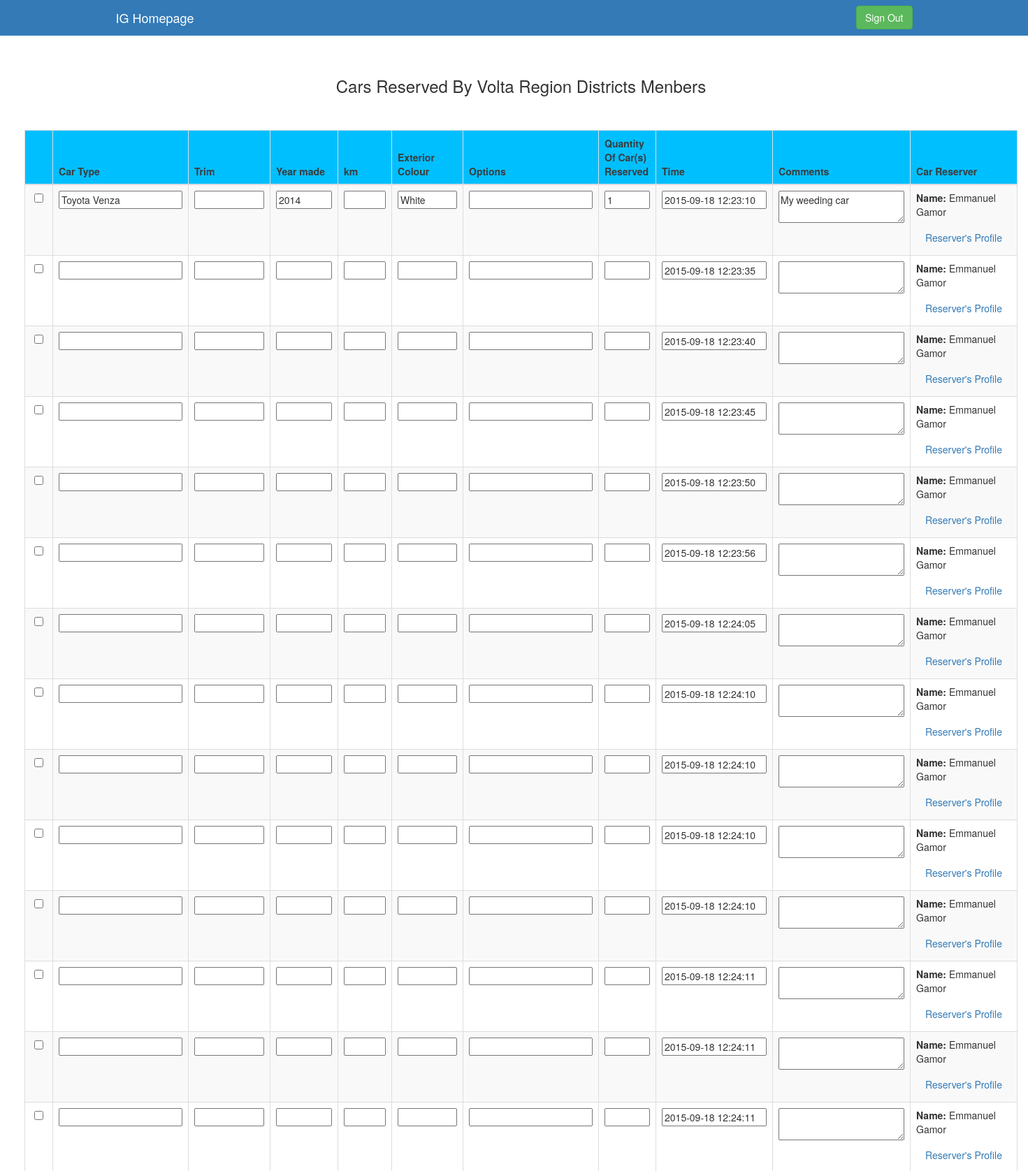
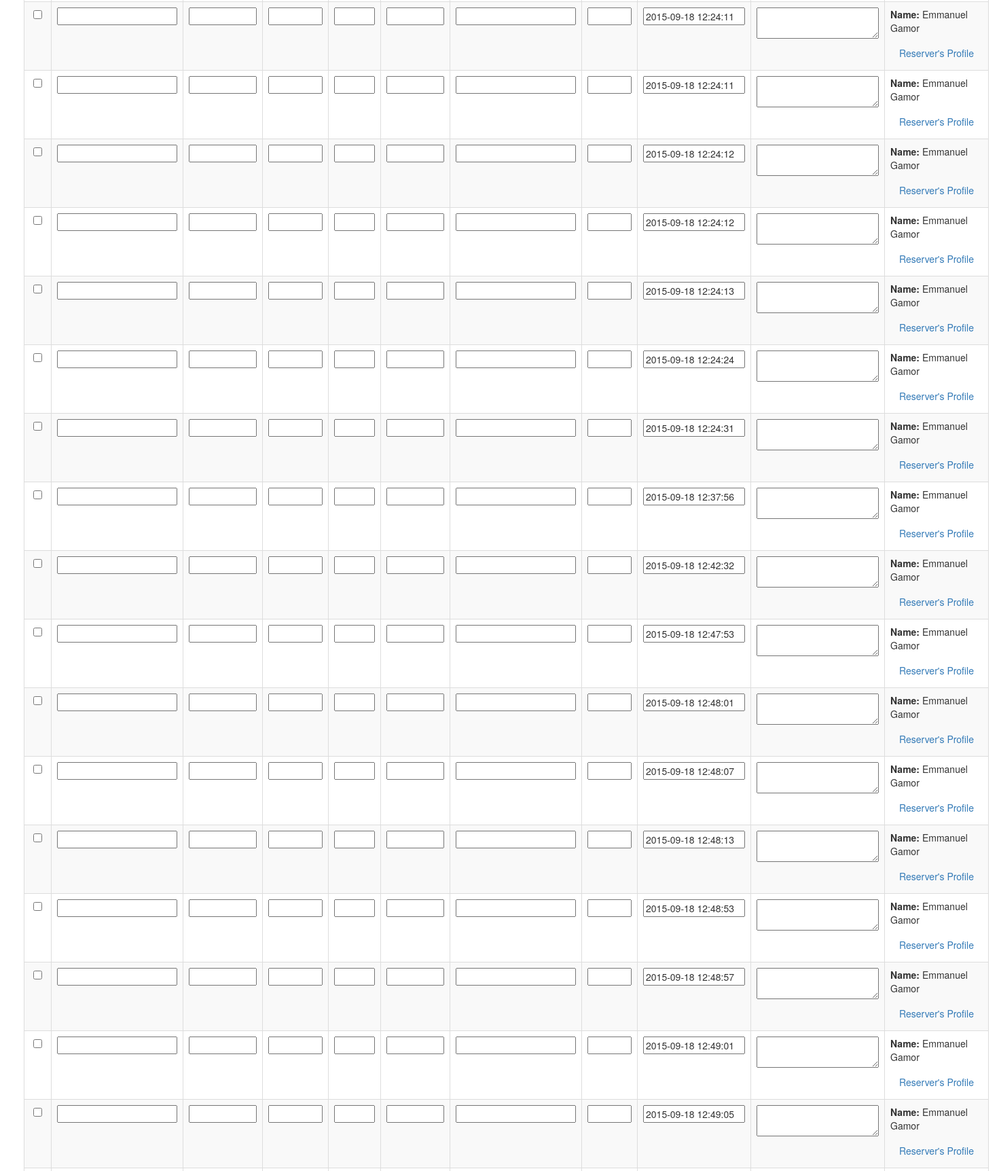
Screenshot of /regional_head_page.php (signed in, upper part) with the database file from the repository (2 pictures, top to bottom).
### tables this page shows
CREATE TABLE IF NOT EXISTS `general_reservation` (
  `reservation_id` int(11) NOT NULL AUTO_INCREMENT,
  `car_type` varchar(50) DEFAULT NULL,
  `year_made` varchar(50) DEFAULT NULL,
  `trim` varchar(50) DEFAULT NULL,
  `km` varchar(50) DEFAULT NULL,
  `exterior_colour` varchar(50) DEFAULT NULL,
  `options` text,
  `comment` longtext NOT NULL,
  `time` timestamp NULL DEFAULT CURRENT_TIMESTAMP ON UPDATE CURRENT_TIMESTAMP,
  `fname` varchar(50) NOT NULL,
  `lname` varchar(50) NOT NULL,
  `mobile_number` varchar(50) NOT NULL,
  `agency` varchar(50) NOT NULL,
  `region_name` varchar(50) NOT NULL,
  `quantity` varchar(50) DEFAULT NULL,
  `reserver` varchar(50) DEFAULT NULL,
  PRIMARY KEY (`reservation_id`)
);

### regional_head_page.php (the view, shortened to what this page needs)
<?php
$con=mysqli_connect("localhost","root","myspace4199","car_sales");
?>
<!DOCTYPE html>
<html lang="en">
  <head>
    <link href="css/bootstrap.min.css" rel="stylesheet">
<link rel="stylesheet" href="css/lightbox.css">
    <link href="jumbotron.css" rel="stylesheet">
  </head>
  <body>
<div><nav class="navbar navbar-inverse navbar-fixed-top">
      <div class="container">
        <div class="navbar-header">
          <a class="navbar-brand" href="regional_head_page.php">IG Homepage</a>
        </div>
         <div id="navbar" class="navbar-collapse collapse">
          <form action="signin_up.php" class="navbar-form navbar-right">
           <button type="submit" class="btn btn-success">Sign Out</button>
          </form>
        </div>
      </div>
    </nav>
 <br>
    <br>
    <div class="container1">
 <div class="row">
     <form id="form1" action="" method="post">
    <table class="table table-striped table-hover table-bordered datatable">
    <thead style="background: #00BFFF; color: White;">
    <tr>
    <th style="width: 50px;"></th>
    <th style="color: #3b3b3b;">Car Type</th>
    <th style="color: #3b3b3b;">Trim</th>
    <th style="color: #3b3b3b;">Year made</th>
    <th style="color: #3b3b3b;">km</th>
    <th style="color: #3b3b3b;">Exterior Colour</th>
    <th style="color: #3b3b3b;">Options</th>
    <th style="color: #3b3b3b;">Quantity Of Car(s) Reserved </th>
    <th style="color: #3b3b3b;">Time </th>
    <th style="color: #3b3b3b;">Comments </th>
    <th style="color: #3b3b3b;">Car Reserver</th>
        </tr>
        </thead>
<tbody>
    <?php
	$region_name = $_SESSION['region_name'];
    $result = mysqli_query($con,"SELECT * FROM general_reservation WHERE region_name ='$region_name' ");
echo "<b><center><h3>Cars Reserved By $region_name Districts Menbers</h3></center></b><br><br>";
while($row=mysqli_fetch_array($result)){
	$reservation_id = $row['reservation_id'];
    ?>
    <tr>
         <td><center><input type="checkbox" name="check[<?php echo $row['reservation_id'];?>]" value="1" ></center> </td>
            <td><input type="" name="car_type[]" value="<?php echo $row['car_type'];?>" readonly></label></td>
            <td><input style="width: 100px" type="" name="trim[]" value="<?php echo $row['trim'];?>" readonly></label></td>
            <td><input style="width: 80px" type="" name="year_made[]" value="<?php echo $row['year_made'];?>" readonly></label></td>
            <td><input style="width: 60px" type="" name="km[]" value="<?php echo $row['km'];?>" readonly></label></td>
            <td><input style=" width: 85px;" type="" name=" exterior_colour[]" value="<?php echo $row['exterior_colour'];?>" readonly></label></td>
            <td><input type="" name="options[]" value="<?php echo $row['options'];?>" readonly></label></td>
            <td><input style="width: 65px" type="" name="quantity[]" value="<?php echo $row['quantity'];?>" readonly></label></td>
            <td><input style="width: 150px" type="" name="time[]" value="<?php echo $row['time'];?>" readonly></label></td>
            <td><textarea style="width: 180px"  type="" name="comment[]" value="<?php echo $row['comment'];?>" readonly><?php echo $row['comment'];?></textarea></td>
            <td><p><strong>Name: </strong><?php echo $row['fname']?> <?php echo $row['lname']?></p>
                <a data-toggle="modal" href="reservation-profile.php?id=<?php echo $reservation_id;?>" data-target="#myModal" class="btn btn-link">Reserver's Profile</a></td>
    </tr>
    <?php	}  ?>
    </tbody>
</table>
 </div>
 </div>
    </div>
  </body>
</html>

### css/lightbox.css (style rules this page uses)
body:after { content: url(../img/close.png) url(../img/loading.gif) url(../img/prev.png) url(../img/next.png); display: none; }

### jumbotron.css (style rules this page uses)
body { padding-top: 50px; padding-bottom: 20px; }

### regional_head_page.php (style rules this page uses)
.container1 { padding-left: 50px; padding-right: 30px; padding-bottom: 30px; float: left; }

### rows the page displays
general_reservation: car_type "Toyota Venza", year_made "2014", exterior_colour "White", quantity "1", time "2015-09-18 12:23:10", comment "My weeding car", fname "Emmanuel", lname "Gamor"
general_reservation: time "2015-09-18 12:23:35", fname "Emmanuel", lname "Gamor"
general_reservation: time "2015-09-18 12:23:40", fname "Emmanuel", lname "Gamor"
general_reservation: time "2015-09-18 12:23:45", fname "Emmanuel", lname "Gamor"
general_reservation: time "2015-09-18 12:23:50", fname "Emmanuel", lname "Gamor"
general_reservation: time "2015-09-18 12:23:56", fname "Emmanuel", lname "Gamor"
general_reservation: time "2015-09-18 12:24:05", fname "Emmanuel", lname "Gamor"
general_reservation: time "2015-09-18 12:24:10", fname "Emmanuel", lname "Gamor"
general_reservation: time "2015-09-18 12:24:10", fname "Emmanuel", lname "Gamor"
general_reservation: time "2015-09-18 12:24:10", fname "Emmanuel", lname "Gamor"
general_reservation: time "2015-09-18 12:24:10", fname "Emmanuel", lname "Gamor"
general_reservation: time "2015-09-18 12:24:11", fname "Emmanuel", lname "Gamor"
general_reservation: time "2015-09-18 12:24:11", fname "Emmanuel", lname "Gamor"
general_reservation: time "2015-09-18 12:24:11", fname "Emmanuel", lname "Gamor"
general_reservation: time "2015-09-18 12:24:11", fname "Emmanuel", lname "Gamor"
general_reservation: time "2015-09-18 12:24:11", fname "Emmanuel", lname "Gamor"
general_reservation: time "2015-09-18 12:24:12", fname "Emmanuel", lname "Gamor"
general_reservation: time "2015-09-18 12:24:12", fname "Emmanuel", lname "Gamor"
general_reservation: time "2015-09-18 12:24:13", fname "Emmanuel", lname "Gamor"
general_reservation: time "2015-09-18 12:24:24", fname "Emmanuel", lname "Gamor"
general_reservation: time "2015-09-18 12:24:31", fname "Emmanuel", lname "Gamor"
general_reservation: time "2015-09-18 12:37:56", fname "Emmanuel", lname "Gamor"
general_reservation: time "2015-09-18 12:42:32", fname "Emmanuel", lname "Gamor"
general_reservation: time "2015-09-18 12:47:53", fname "Emmanuel", lname "Gamor"
general_reservation: time "2015-09-18 12:48:01", fname "Emmanuel", lname "Gamor"
general_reservation: time "2015-09-18 12:48:07", fname "Emmanuel", lname "Gamor"
general_reservation: time "2015-09-18 12:48:13", fname "Emmanuel", lname "Gamor"
general_reservation: time "2015-09-18 12:48:53", fname "Emmanuel", lname "Gamor"
general_reservation: time "2015-09-18 12:48:57", fname "Emmanuel", lname "Gamor"
general_reservation: time "2015-09-18 12:49:01", fname "Emmanuel", lname "Gamor"
general_reservation: time "2015-09-18 12:49:05", fname "Emmanuel", lname "Gamor"

### other values shown
$region_name "Volta Region"
